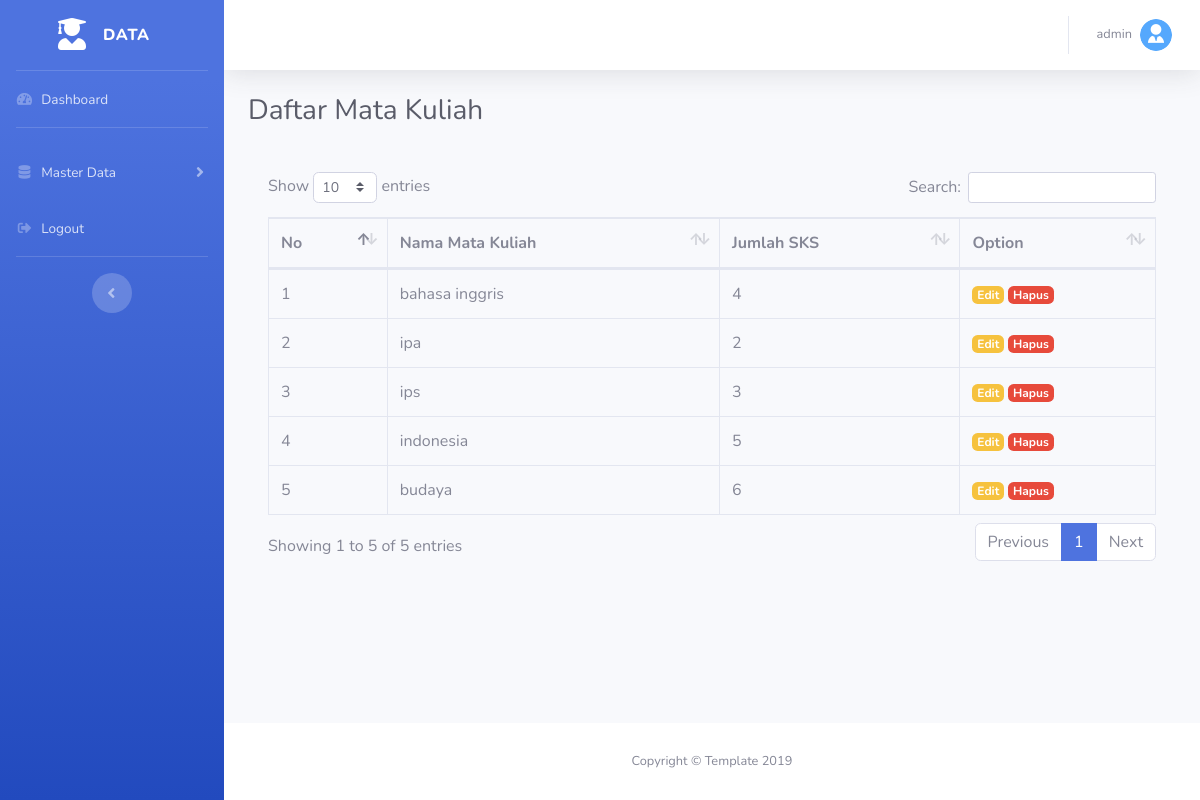
Before: /data-matakuliah.php (signed in) with the older database file.
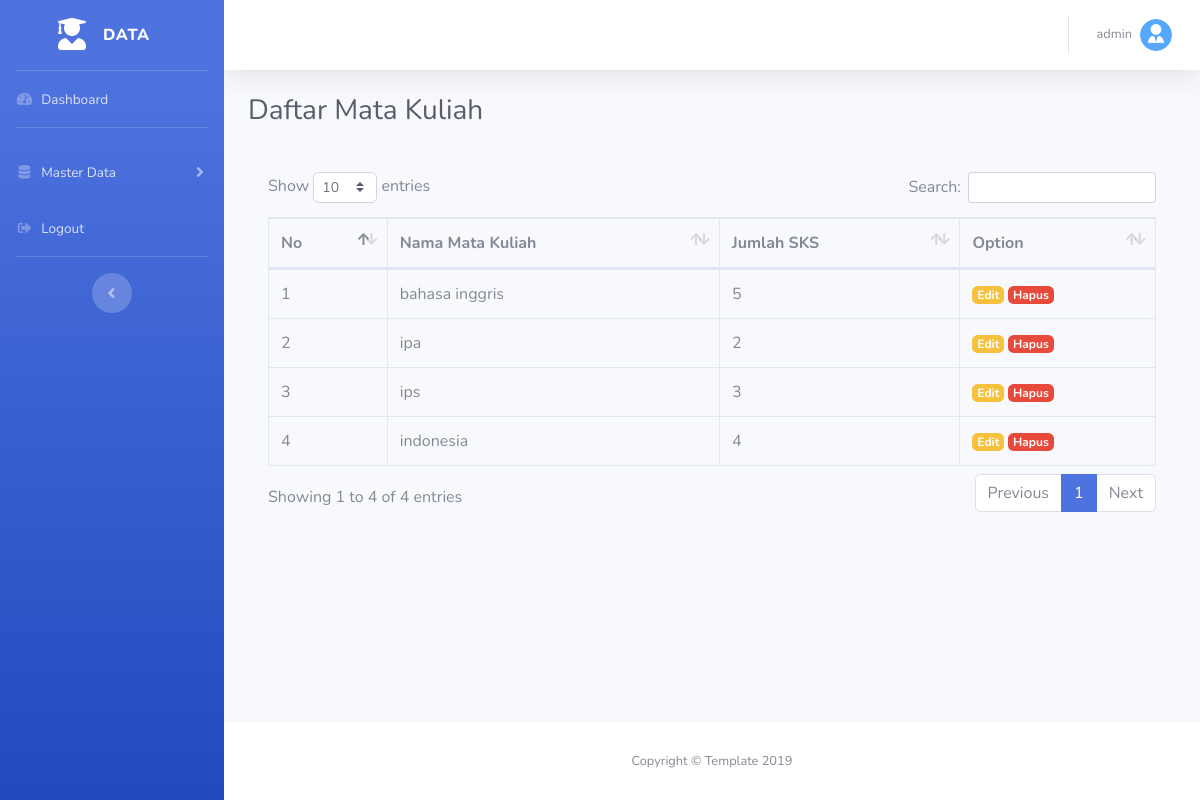
After: the same page with the newer database file.
### tables this page shows
CREATE TABLE `mata_kuliah` (
  `id` int(11) NOT NULL,
  `nama_matakuliah` varchar(128) NOT NULL,
  `jumlah_sks` int(11) NOT NULL
);

### function.php (called while the page is built, shortened)
<?php
class database{
	protected $host = "localhost";
	protected $uname = "toor";
	protected $pass = "1";
	protected $db = "kompetensi";
    public $conn;
    function __construct(){
        $this->conn = mysqli_connect($this->host, $this->uname, $this->pass, $this->db)or die(mysqli_error());
    }
    function tampil_data_matakuliah(){
        $data = mysqli_query($this->conn, "SELECT * FROM mata_kuliah");
        while($d = mysqli_fetch_array($data)){
            $hasil[] = $d;
        }
        return $hasil;
    }
}

### table-kuliah.php (the view, shortened to what this page needs)
<div class="card-body">
  <div class="table-responsive">
    <table class="table table-bordered" id="dataTable" width="100%" cellspacing="0">
      <thead>
        <tr>
          <th>No</th>
          <th>Nama Mata Kuliah</th>
          <th>Jumlah SKS</th>
          <th>Option</th>
        </tr>
      </thead>
      <tbody>
      <?php
        $no =1;
        foreach($db->tampil_data_matakuliah() as $x){
      ?>
        <tr>
          <td><?= $no ++;?></td>
          <td><?= $x['nama_matakuliah']; ?></td>
          <td><?= $x['jumlah_sks']; ?></td>
          <td>
          <a href="#" class="badge badge-warning" data-toggle="modal" data-target="#addEditModal<?= $x['id'];?>">Edit</a>
          <a href="#" data-toggle="modal" data-target="#hapusModal<?= $x['id'];?>" class="badge badge-danger">Hapus</a>
          </td>
        </tr>
      <?php  }?>
      </tbody>
    </table>
  </div>
</div>

### auth/auth_header.php (shortened to what this page needs)
<!DOCTYPE html>
<html lang="en">
<head>
    <link href="assets/vendor/fontawesome-free/css/all.min.css" rel="stylesheet" type="text/css">
    <link href="assets/css/sb-admin-2.min.css" rel="stylesheet">
    <link href="assets/vendor/datatables/dataTables.bootstrap4.min.css" rel="stylesheet">
</head>
<body id="page-top">

### data-matakuliah.php (shortened to what this page needs)
<?php
include_once 'function.php';
?>
<?php
        $db = new database();
?>
<?php include "auth/auth_header.php";?>
  <div id="wrapper">
  <?php include "auth/auth_sidebar.php";?>
    <div id="content-wrapper" class="d-flex flex-column">
      <div id="content">
        <?php include "auth/auth_topbar.php";?>
        <div class="container-fluid">
          <h1 class="h3 mb-4 text-gray-800">Daftar Mata Kuliah</h1>
          <?php
            include "table-kuliah.php";
          ?>
        </div>
      </div>
<?php
  include "auth/auth_footer.php";
?>

### auth/auth_sidebar.php (shortened to what this page needs)
<ul class="navbar-nav bg-gradient-primary sidebar sidebar-dark accordion" id="accordionSidebar">
<a class="sidebar-brand d-flex align-items-center justify-content-center" href="#">
  <div class="sidebar-brand-icon">
    <i class="fas fa-user-graduate"></i>
  </div>
  <div class="sidebar-brand-text mx-3">Data</div>
</a>
<hr class="sidebar-divider my-0">
<li class="nav-item">
  <a class="nav-link" href="dashboard.php">
    <i class="fas fa-fw fa-tachometer-alt"></i>
    <span>Dashboard</span></a>
</li>
<hr class="sidebar-divider">
<li class="nav-item">
  <a class="nav-link collapsed" href="#" data-toggle="collapse" data-target="#collapseUtilities" aria-expanded="true" aria-controls="collapseUtilities">
    <i class="fas fa-fw fa-database"></i>
    <span>Master Data</span>
  </a>
</li>
<li class="nav-item">
  <a class="nav-link" href="#" data-toggle="modal" data-target="#logoutModal">
    <i class="fas fa-fw fa-sign-out-alt"></i>
    <span>Logout</span></a>
</li>
<hr class="sidebar-divider d-none d-md-block">
<div class="text-center d-none d-md-inline">
    <button class="rounded-circle border-0" id="sidebarToggle"></button>
</div>
</ul>

### auth/auth_topbar.php (shortened to what this page needs)
<nav class="navbar navbar-expand navbar-light bg-white topbar mb-4 static-top shadow">
<ul class="navbar-nav ml-auto">
  <li class="nav-item dropdown no-arrow">
    <a class="nav-link dropdown-toggle" href="#" id="userDropdown" role="button" data-toggle="dropdown" aria-haspopup="true" aria-expanded="false">
      <span class="mr-2 d-none d-lg-inline text-gray-600 small"><?= $_SESSION['username'];?></span>
      <img class="img-profile rounded-circle" src="assets/img/admin.png">
    </a>
  </li>
</ul>
</nav>

### auth/auth_footer.php (shortened to what this page needs)
    <footer class="sticky-footer bg-white">
        <div class="container my-auto">
            <div class="copyright text-center my-auto">
                <span>Copyright &copy; Template 2019</span>
            </div>
        </div>
    </footer>
    </div>
</div>
    </body>
</html>

Changed rows visible on the page:
removed mata_kuliah: nama_matakuliah "budaya", jumlah_sks "6"
changed mata_kuliah "bahasa inggris": jumlah_sks "4" → "5"
changed mata_kuliah "indonesia": jumlah_sks "5" → "4"
Other visible differences:
text written by a page script: "Show entries Search: Showing 1 to 5 of 5 entries Previous 1 Next" → "Show entries Search: Showing 1 to 4 of 4 entries Previous 1 Next"
